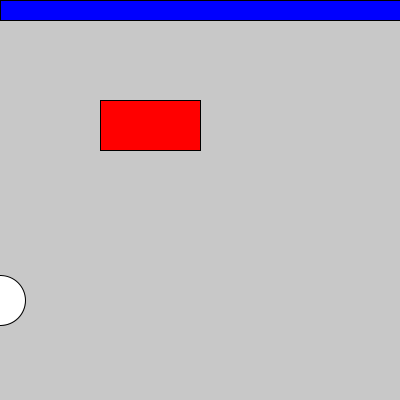
Frame 1 (no input)
Frame 60 (the mouse pressed at the canvas centre just before this capture): identical to frame 1, image omitted
Frame 120 (the mouse held since frame 60 and released just before this capture): identical to frame 1, image omitted

The Processing sketch that drew this single still picture (run headless with seeded random() and noise(); from frame 60 on, the mouse is pressed at the canvas centre):

// Processing sketch: condiconal_boton_click_accion
// ── condiconal_boton_click_accion.pde
boolean activoEllipse = false;
int ellipsePosX = 0;

void setup(){
  size(400,400);
}

void draw(){
  background(200);
  
  fill(255,0,0);
  rect(100,100,100,50);
  
  fill(255);
  ellipse(ellipsePosX, 300, 50, 50);
  if(activoEllipse){
    ellipsePosX++;
  }else{
    fill(0,0,255);
    rect(0,0,width,20);
  }
  
}

void mouseClicked(){
  if(mouseX > 100 && mouseX < 200 && 
    mouseY > 100 && mouseY < 150){
    activoEllipse=true;
  }
}
